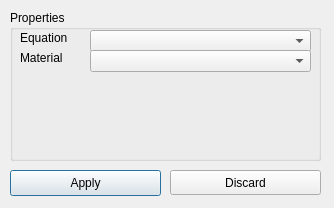
<ui version="4.0" >
 <class>bodyPropertyDialog</class>
 <widget class="QDialog" name="bodyPropertyDialog" >
  <property name="enabled" >
   <bool>true</bool>
  </property>
  <property name="geometry" >
   <rect>
    <x>0</x>
    <y>0</y>
    <width>334</width>
    <height>208</height>
   </rect>
  </property>
  <property name="windowTitle" >
   <string>Body</string>
  </property>
  <widget class="QPushButton" name="applyButton" >
   <property name="geometry" >
    <rect>
     <x>10</x>
     <y>170</y>
     <width>151</width>
     <height>26</height>
    </rect>
   </property>
   <property name="text" >
    <string>Apply</string>
   </property>
   <property name="icon" >
    <iconset resource="../Mesh3D.qrc" >:/icons/list-add.png</iconset>
   </property>
  </widget>
  <widget class="QPushButton" name="discardButton" >
   <property name="geometry" >
    <rect>
     <x>170</x>
     <y>170</y>
     <width>151</width>
     <height>25</height>
    </rect>
   </property>
   <property name="text" >
    <string>Discard</string>
   </property>
   <property name="icon" >
    <iconset resource="../Mesh3D.qrc" >:/icons/list-remove.png</iconset>
   </property>
  </widget>
  <widget class="QGroupBox" name="groupBox" >
   <property name="geometry" >
    <rect>
     <x>10</x>
     <y>10</y>
     <width>311</width>
     <height>151</height>
    </rect>
   </property>
   <property name="title" >
    <string>Properties</string>
   </property>
   <widget class="QLabel" name="equationLabel" >
    <property name="geometry" >
     <rect>
      <x>10</x>
      <y>20</y>
      <width>61</width>
      <height>16</height>
     </rect>
    </property>
    <property name="text" >
     <string>Equation</string>
    </property>
   </widget>
   <widget class="QComboBox" name="equationCombo" >
    <property name="geometry" >
     <rect>
      <x>80</x>
      <y>20</y>
      <width>221</width>
      <height>22</height>
     </rect>
    </property>
   </widget>
   <widget class="QComboBox" name="materialCombo" >
    <property name="geometry" >
     <rect>
      <x>80</x>
      <y>40</y>
      <width>221</width>
      <height>22</height>
     </rect>
    </property>
   </widget>
   <widget class="QLabel" name="materialLabel" >
    <property name="geometry" >
     <rect>
      <x>10</x>
      <y>40</y>
      <width>61</width>
      <height>16</height>
     </rect>
    </property>
    <property name="text" >
     <string>Material</string>
    </property>
   </widget>
  </widget>
 </widget>
 <resources>
  <include location="../Mesh3D.qrc" />
 </resources>
 <connections/>
</ui>
